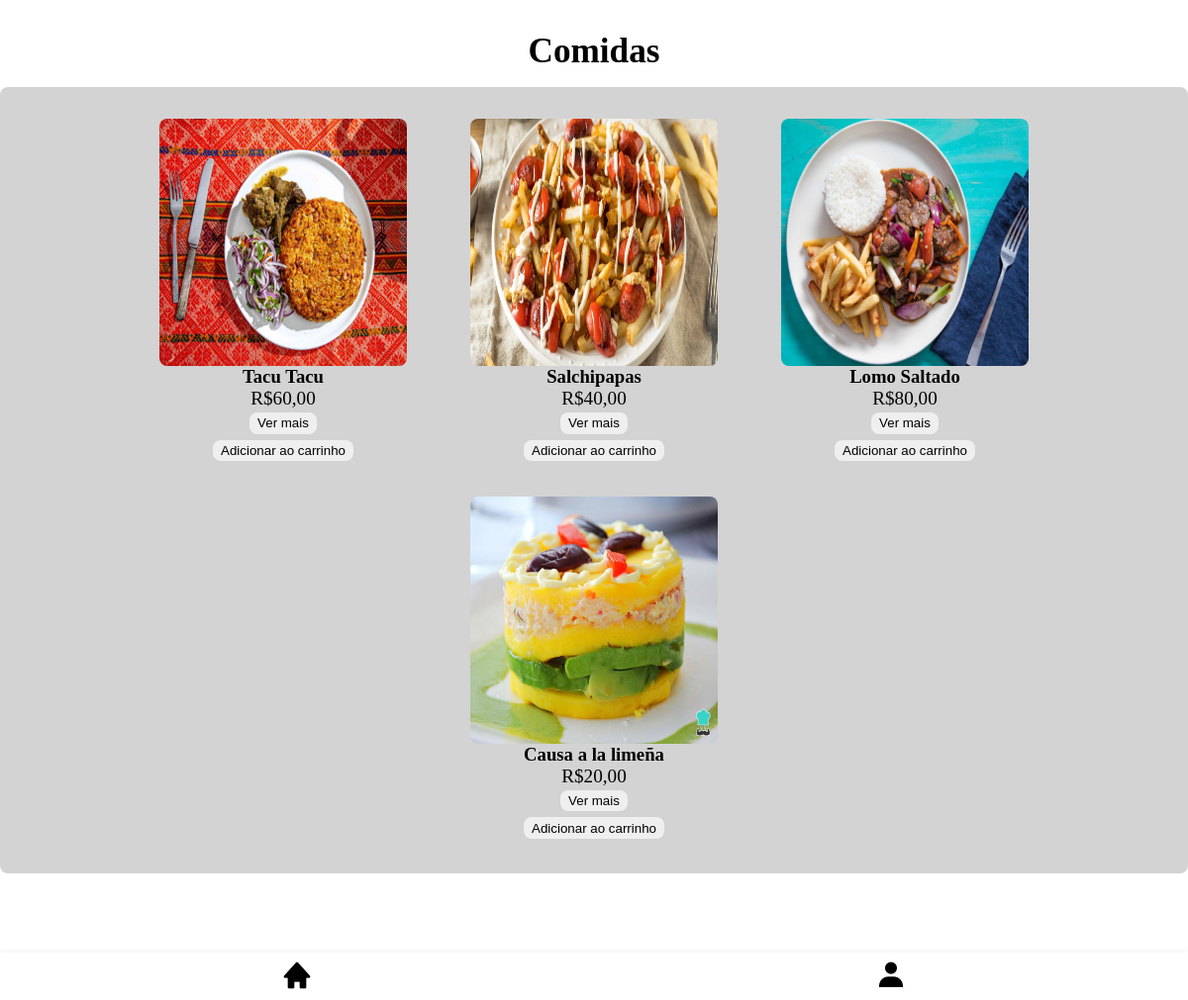
The page / on the database its author committed.
### tables this page shows
CREATE TABLE `dishes` (
  `id` int(11) NOT NULL,
  `name` varchar(50) NOT NULL,
  `price` float NOT NULL,
  `description` varchar(255) NOT NULL,
  `size` varchar(50) NOT NULL,
  `is_drink` tinyint(1) NOT NULL,
  `img` varchar(255) NOT NULL,
  `created_at` datetime DEFAULT current_timestamp()
);

### utils/Database.php (called while the page is built, shortened)
<?php
class Database {
    private static $conn = null;
    public static function getConnection() {
        if (self::$conn === null) {
            self::$conn = new \PDO(
                "mysql:host=localhost;dbname=lanchonete",
                'root',
                ''
            );
        }
        return self::$conn;
    }
    public static function selectAll($table) {
        $conn = self::getConnection();
        $stmt = $conn->query("SELECT * FROM $table");
        return $stmt->fetchAll();
    }
}
?>

### index.php (the view)
<?php
    include("header.php");
    require_once("utils/Database.php");
    $dishes = Database::selectAll('dishes');
?>
<div>
    <h1 class="title">Comidas</h1>
    <section class="dishList">
        <?php if($dishes) { foreach($dishes as $dish) {  ?>
        <div class="dishBox" onclick="window.location.href=`dish.php?id=<?= $dish['id'] ?>`">
            <img class="img" src="images/<?= $dish['img'] ?>">
            <h3><?= $dish['name'] ?></h3>
            <p>R$<?= number_format((float)$dish['price'], 2, ',') ?></p>
            <button>Ver mais</button>
            <button>Adicionar ao carrinho</button>
        </div>
        <?php } } ?>
    </section>
</div>
<?php include("footer.php");?>

### header.php (shortened to what this page needs)
<!DOCTYPE html>
<html lang="en">
<head>
    <link rel="stylesheet" href="style.css">
    <link href='https://unpkg.com/boxicons@2.1.4/css/boxicons.min.css' rel='stylesheet'>
</head>
<body>
<div class="container">

### footer.php
</div>
<div class="footerContainer">
        <div class="footerItem">
            <a href="index.php"><i class='bx bxs-home'></i></a>
        </div>
        <?php
            if(isset($_SESSION['id'])){ ?>
                <div class='footerItem'>
                    <a href='cart.php'><i class='bx bxs-cart'></i></a>
                </div>
                <div class='footerItem'>
                    <a href='history.php'><i class='bx bx-history' ></i></a>
                </div>
                <div class='footerItem'>
                    <a href='user.php'><i class='bx bxs-user'></i></a>
                </div>
                <?php if(isset($_SESSION['admin']) && $_SESSION['admin'] == 1){ ?>
                    <div class='footerItem'>
                        <a href='settings.php'><i class='bx bxs-cog' ></i></a>
                    </div>
                <?php } ?>
                <div class='footerItem'>
                    <a href='logout.php'><i class='bx bxs-exit'></i></a>
                </div>
            <?php
            } else{ ?>
                <div class='footerItem'>
                    <a href='login.php'><i class='bx bxs-user'></i></a>
                </div> <?php
            }
        ?>
    </div>
</body>
</html>

### style.css (style rules this page uses)
* { margin: 0; padding: 0; box-sizing: border-box; }
html, body { height: 100%; width: 100%; }
.footerContainer { position: fixed; left: 0; bottom: 0; width: 100%; height: 3rem; display: flex; justify-content: space-around; align-items: center; box-shadow: rgba(99, 99, 99, 0.2) 0px 2px 8px 0px; background-color: white; }
.footerItem a i { font-size: 2rem; color: black; }
.container { width: 100%; min-height: calc(100% - 5rem); display: flex; justify-content: center; flex-direction: column; align-items: center; padding-top: 1rem; padding-bottom: 5rem; }
.title { text-align: center; font-size: 2.2rem; margin: 1rem; }
.dishList { display: flex; justify-content: center; align-items: center; flex-wrap: wrap; border-radius: 0.5rem; background-color: lightgray; padding: 1rem; margin-bottom: 3rem; }
.dishBox { margin: 1rem; cursor: pointer; display: flex; flex-direction: column; justify-content: center; align-items: center; border-radius: 0.5rem; padding: 0 1rem; }
.img { width: 250px; height: 250px; border-radius: 0.5rem; }
.dishBox p { font-size: 1.2rem; }
.dishBox button { cursor: pointer; padding: 0.2rem 0.5rem; margin: 0.2rem; outline: none; border: none; border-radius: 0.5rem; }

### rows shown on the page
dishes: img (picture), name "Tacu Tacu", price "60,00"
dishes: img (picture), name "Salchipapas", price "40,00"
dishes: img (picture), name "Lomo Saltado", price "80,00"
dishes: img (picture), name "Causa a la limeña", price "20,00"
